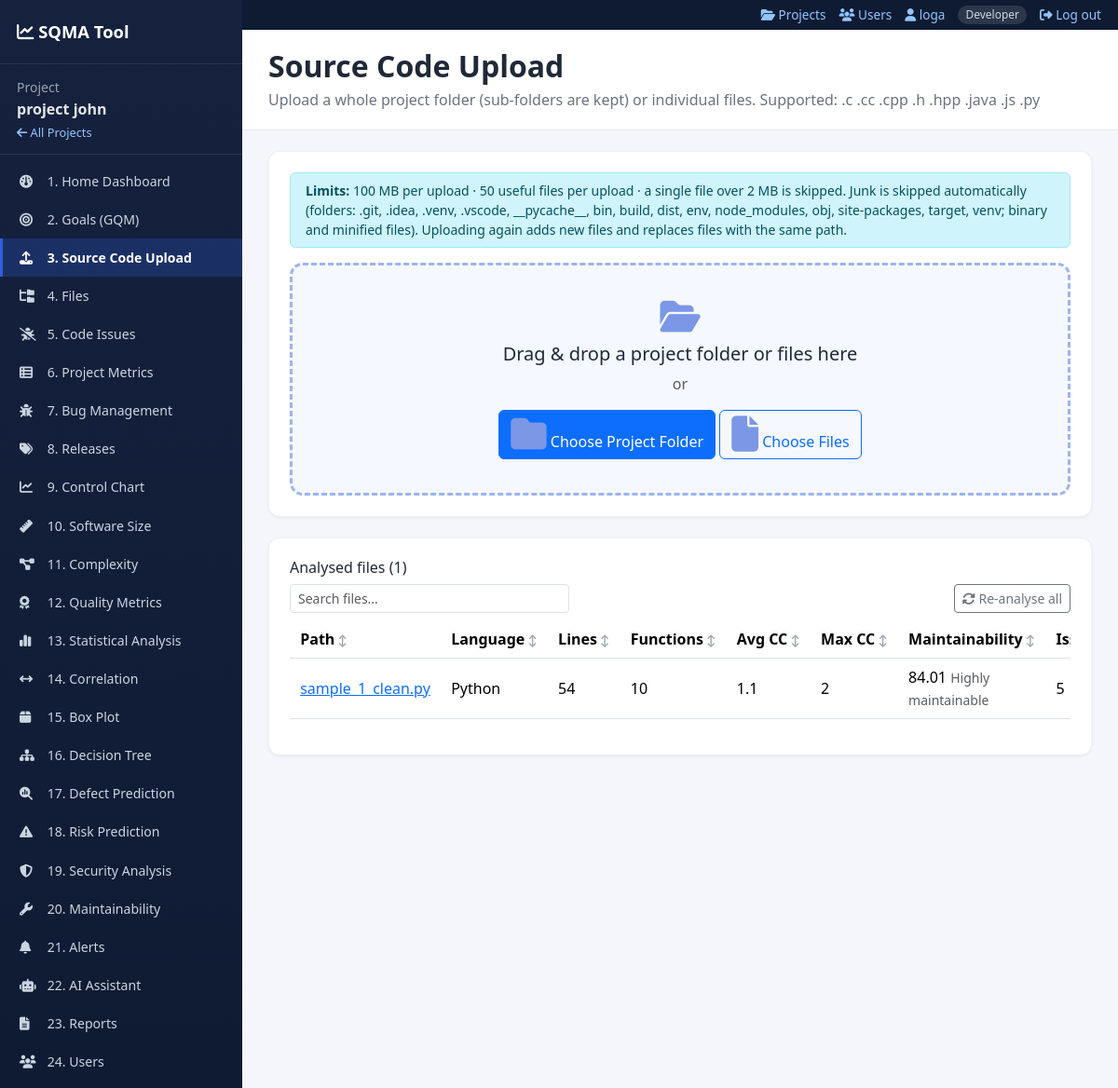
The app's page /project/1/upload (signed in) with its own data.
### models.py (models this page shows, shortened)
class Project(db.Model):
    __tablename__ = "project"
    id = db.Column(db.Integer, primary_key=True)
    name = db.Column(db.String(150), nullable=False)
    description = db.Column(db.Text, default="")
    created_at = db.Column(db.DateTime, default=utcnow)
    bugs = db.relationship("Bug", backref="project", cascade="all, delete-orphan")
    chat_messages = db.relationship("ChatMessage", backref="project", cascade="all, delete-orphan")
    releases = db.relationship("Release", backref="project", cascade="all, delete-orphan")
    code_files = db.relationship("CodeFile", backref="project", cascade="all, delete-orphan")
    analysis_runs = db.relationship("AnalysisRun", backref="project", cascade="all, delete-orphan")
    predictions = db.relationship("Prediction", backref="project", cascade="all, delete-orphan")
    alerts = db.relationship("Alert", backref="project", cascade="all, delete-orphan")

class User(db.Model):
    __tablename__ = "user"
    id = db.Column(db.Integer, primary_key=True)
    username = db.Column(db.String(40), unique=True, nullable=False)
    full_name = db.Column(db.String(120), default="")
    email = db.Column(db.String(160), default="")
    password_hash = db.Column(db.String(300), nullable=False)
    role = db.Column(db.String(20), default="Developer")          # Admin / Developer / Tester
    api_token = db.Column(db.String(80), unique=True, nullable=True)
    created_at = db.Column(db.DateTime, default=utcnow)
    @property
    def display_name(self):
        return self.full_name or self.username

class CodeFile(db.Model):
    __tablename__ = "code_file"
    id = db.Column(db.Integer, primary_key=True)
    project_id = db.Column(db.Integer, db.ForeignKey("project.id"), nullable=False)
    filename = db.Column(db.String(250), nullable=False)
    filepath = db.Column(db.String(400), nullable=False)
    loc = db.Column(db.Integer, default=0)
    uploaded_at = db.Column(db.DateTime, default=utcnow)
    relpath = db.Column(db.String(400), default="")            # path inside the project, e.g. src/app/main.py
    language = db.Column(db.String(20), default="Python")
    basic_metrics = db.Column(db.Boolean, default=False)       # True for Java/JS/C/C++ (basic metrics only)
    size_bytes = db.Column(db.Integer, default=0)
    comment_lines = db.Column(db.Integer, default=0)
    num_functions = db.Column(db.Integer, default=0)
    num_classes = db.Column(db.Integer, default=0)
    num_imports = db.Column(db.Integer, default=0)
    avg_cc = db.Column(db.Float, default=0)
    max_cc = db.Column(db.Integer, default=0)
    max_nesting = db.Column(db.Integer, default=0)
    mi_score = db.Column(db.Float, default=100)
    mi_band = db.Column(db.String(40), default="")
    issue_count = db.Column(db.Integer, default=0)
    high_issue_count = db.Column(db.Integer, default=0)
    security_count = db.Column(db.Integer, default=0)
    parse_error = db.Column(db.Text, default="")
    metrics = db.relationship("CodeMetric", backref="code_file", cascade="all, delete-orphan")
    issues = db.relationship("Issue", backref="code_file", cascade="all, delete-orphan")
    @property
    def folder(self):
        p = (self.relpath or self.filename).replace("\\", "/")
        return p.rsplit("/", 1)[0] if "/" in p else ""

### app.py (the view, shortened to what this page needs)
@app.route("/project/<int:project_id>/upload", methods=["GET", "POST"])
def upload_source(project_id):
    project = get_project_or_404(project_id)
    return render_template("upload.html", project=project, rows=file_rows(project_id), active="upload",
                           limits={"max_files": MAX_FILES, "max_mb": MAX_UPLOAD_BYTES // (1024 * 1024),
                                   "max_file_mb": MAX_FILE_BYTES // (1024 * 1024),
                                   "skip_dirs": sorted(SKIP_DIRS), "exts": sorted(SUPPORTED_EXTS)})

### templates/upload.html (shortened to what this page needs)
{% extends "base.html" %}
{% block content %}
<div class="page-header">
  <h2>Source Code Upload</h2>
  <p>Upload a whole project folder (sub-folders are kept) or individual files. Supported: {{ limits.exts|join(' ') }}</p>
</div>
<div class="page-body">
  <div class="panel">
    <div class="alert alert-info py-2 small">
      <b>Limits:</b> {{ limits.max_mb }} MB per upload &middot; {{ limits.max_files }} useful files per upload &middot; a single file over {{ limits.max_file_mb }} MB is skipped.
      Junk is skipped automatically (folders: {{ limits.skip_dirs|join(', ') }}; binary and minified files). Uploading again adds new files and replaces files with the same path.
    </div>
    <div id="dropzone" class="dropzone">
      <i class="fa-solid fa-folder-open"></i>
      <h5 class="mt-2">Drag &amp; drop a project folder or files here</h5>
      <p class="text-muted mb-3">or</p>
      <button type="button" class="btn btn-primary" id="btnFolder"><i class="fa-solid fa-folder"></i> Choose Project Folder</button>
      <button type="button" class="btn btn-outline-primary" id="btnFiles"><i class="fa-solid fa-file"></i> Choose Files</button>
    </div>
  </div>
  <div class="panel">
    <h6>Analysed files ({{ rows|length }})</h6>
    {% include "_files_table.html" %}
  </div>
</div>
{% endblock %}

### templates/base.html (shortened to what this page needs)
<!DOCTYPE html>
<html lang="en">
<head>
<link href="{{ url_for('static', filename='vendor/bootstrap/css/bootstrap.min.css') }}" rel="stylesheet">
<link href="{{ url_for('static', filename='vendor/fontawesome/css/all.min.css') }}" rel="stylesheet">
<link href="{{ url_for('static', filename='css/style.css') }}" rel="stylesheet">
</head>
<body>
<div class="d-flex">
  {% if project %}
  <nav class="sidebar d-print-none">
    <div class="sidebar-brand">
      <i class="fa-solid fa-chart-line"></i> SQMA Tool
    </div>
    <div class="sidebar-project">
      <small>Project</small>
      <div class="fw-bold text-truncate">{{ project.name }}</div>
      <a href="{{ url_for('index') }}" class="small-link"><i class="fa-solid fa-arrow-left"></i> All Projects</a>
    </div>
    <ul class="nav flex-column sidebar-nav">
      <li><a href="{{ url_for('dashboard', project_id=project.id) }}" class="{{ 'active' if active=='dashboard' }}"><i class="fa-solid fa-gauge"></i> 1. Home Dashboard</a></li>
      <li><a href="{{ url_for('goals_page', project_id=project.id) }}" class="{{ 'active' if active=='goals' }}"><i class="fa-solid fa-bullseye"></i> 2. Goals (GQM)</a></li>
      <li><a href="{{ url_for('upload_source', project_id=project.id) }}" class="{{ 'active' if active=='upload' }}"><i class="fa-solid fa-upload"></i> 3. Source Code Upload</a></li>
      <li><a href="{{ url_for('files.files_page', project_id=project.id) }}" class="{{ 'active' if active=='files' }}"><i class="fa-solid fa-folder-tree"></i> 4. Files</a></li>
      <li><a href="{{ url_for('files.issues_page', project_id=project.id) }}" class="{{ 'active' if active=='issues' }}"><i class="fa-solid fa-bug-slash"></i> 5. Code Issues</a></li>
      <li><a href="{{ url_for('files.project_metrics_page', project_id=project.id) }}" class="{{ 'active' if active=='project_metrics' }}"><i class="fa-solid fa-table-list"></i> 6. Project Metrics</a></li>
      <li><a href="{{ url_for('bugs.bug_list', project_id=project.id) }}" class="{{ 'active' if active=='bugs' }}"><i class="fa-solid fa-bug"></i> 7. Bug Management</a></li>
      <li><a href="{{ url_for('bugs.releases', project_id=project.id) }}" class="{{ 'active' if active=='releases' }}"><i class="fa-solid fa-tags"></i> 8. Releases</a></li>
      <li><a href="{{ url_for('control_chart_page', project_id=project.id) }}" class="{{ 'active' if active=='control_chart' }}"><i class="fa-solid fa-chart-line"></i> 9. Control Chart</a></li>
      <li><a href="{{ url_for('size_page', project_id=project.id) }}" class="{{ 'active' if active=='size' }}"><i class="fa-solid fa-ruler"></i> 10. Software Size</a></li>
      <li><a href="{{ url_for('complexity_page', project_id=project.id) }}" class="{{ 'active' if active=='complexity' }}"><i class="fa-solid fa-diagram-project"></i> 11. Complexity</a></li>
      <li><a href="{{ url_for('quality_page', project_id=project.id) }}" class="{{ 'active' if active=='quality' }}"><i class="fa-solid fa-award"></i> 12. Quality Metrics</a></li>
      <li><a href="{{ url_for('statistics_page', project_id=project.id) }}" class="{{ 'active' if active=='statistics' }}"><i class="fa-solid fa-chart-simple"></i> 13. Statistical Analysis</a></li>
      <li><a href="{{ url_for('correlation_page', project_id=project.id) }}" class="{{ 'active' if active=='correlation' }}"><i class="fa-solid fa-arrows-left-right"></i> 14. Correlation</a></li>
      <li><a href="{{ url_for('boxplot_page', project_id=project.id) }}" class="{{ 'active' if active=='boxplot' }}"><i class="fa-solid fa-box"></i> 15. Box Plot</a></li>
      <li><a href="{{ url_for('decision_tree_page', project_id=project.id) }}" class="{{ 'active' if active=='decision_tree' }}"><i class="fa-solid fa-sitemap"></i> 16. Decision Tree</a></li>
      <li><a href="{{ url_for('defect_prediction_page', project_id=project.id) }}" class="{{ 'active' if active=='defect_prediction' }}"><i class="fa-solid fa-magnifying-glass-chart"></i> 17. Defect Prediction</a></li>
      <li><a href="{{ url_for('risk_prediction_page', project_id=project.id) }}" class="{{ 'active' if active=='risk_prediction' }}"><i class="fa-solid fa-triangle-exclamation"></i> 18. Risk Prediction</a></li>
      <li><a href="{{ url_for('security_page', project_id=project.id) }}" class="{{ 'active' if active=='security' }}"><i class="fa-solid fa-shield-halved"></i> 19. Security Analysis</a></li>
      <li><a href="{{ url_for('maintainability_page', project_id=project.id) }}" class="{{ 'active' if active=='maintainability' }}"><i class="fa-solid fa-wrench"></i> 20. Maintainability</a></li>
      <li><a href="{{ url_for('alerts_page', project_id=project.id) }}" class="{{ 'active' if active=='alerts' }}"><i class="fa-solid fa-bell"></i> 21. Alerts</a></li>
      <li><a href="{{ url_for('ai.chat_page', project_id=project.id) }}" class="{{ 'active' if active=='ai' }}"><i class="fa-solid fa-robot"></i> 22. AI Assistant</a></li>
      <li><a href="{{ url_for('report_page', project_id=project.id) }}" class="{{ 'active' if active=='report' }}"><i class="fa-solid fa-file-lines"></i> 23. Reports</a></li>
      <li><a href="{{ url_for('auth.users', project=project.id) }}" class="{{ 'active' if active=='users' }}"><i class="fa-solid fa-users"></i> 24. Users</a></li>
    </ul>
  </nav>
  {% endif %}
  <div class="layout-col">
  {% if current_user %}
  <div class="topbar d-print-none">
    <a href="{{ url_for('index') }}"><i class="fa-solid fa-folder-open"></i> Projects</a>
    <a href="{{ url_for('auth.users') }}"><i class="fa-solid fa-users"></i> Users</a>
    <a href="{{ url_for('auth.profile') }}"><i class="fa-solid fa-user"></i> {{ current_user.display_name }}</a>
    <span class="role-pill">{{ current_user.role }}</span>
    <form method="POST" action="{{ url_for('auth.logout') }}" class="d-inline"><input type="hidden" name="csrf_token" value="{{ csrf_token() }}"><button class="link-btn"><i class="fa-solid fa-right-from-bracket"></i> Log out</button></form>
  </div>
  {% endif %}
  <main class="main-content {% if not project %}full-width{% endif %}">
    {% block content %}{% endblock %}
  </main>
  </div>
</div>
</body>
</html>

### templates/_files_table.html (shortened to what this page needs)
{% if rows %}
<div class="d-flex justify-content-between align-items-center flex-wrap gap-2 mb-2">
  <input type="search" id="fileSearch" class="form-control form-control-sm" style="max-width:300px" placeholder="Search files...">
  <form method="POST" action="{{ url_for('files.reanalyze_all', project_id=project.id) }}"><input type="hidden" name="csrf_token" value="{{ csrf_token() }}"><button class="btn btn-sm btn-outline-secondary"><i class="fa-solid fa-rotate"></i> Re-analyse all</button></form>
</div>
<div class="table-responsive">
<table class="table table-sm align-middle sortable" id="filesTable">
  <thead><tr><th data-sort="text">Path</th><th data-sort="text">Language</th><th data-sort="num">Lines</th><th data-sort="num">Functions</th>
    <th data-sort="num">Avg CC</th><th data-sort="num">Max CC</th><th data-sort="num">Maintainability</th><th data-sort="num">Issues</th><th data-sort="num">Risk</th><th></th></tr></thead>
  <tbody>
  {% for r in rows %}
    <tr>
      <td><a href="{{ url_for('files.file_detail', project_id=project.id, file_id=r.id) }}">{{ r.path }}</a></td>
      <td>{{ r.language }}{% if r.basic %} <span class="badge badge-info" title="Java/JavaScript/C/C++ use basic regex-based metrics">basic</span>{% endif %}</td>
      <td>{{ r.loc }}</td><td>{{ r.functions }}</td><td>{{ r.avg_cc }}</td><td>{{ r.max_cc }}</td>
      <td data-v="{{ r.mi }}">{{ r.mi }} <span class="small text-muted">{{ r.band }}</span></td>
      <td>{{ r.issues }}</td>
    </tr>
  {% endfor %}
  </tbody>
</table>
</div>
{% else %}
<div class="chart-empty"><i class="fa-solid fa-file-code"></i><span><b>No source files yet.</b><br>Upload a project folder or files on the Source Code Upload page.</span>
  <a class="btn btn-sm btn-primary" href="{{ url_for('upload_source', project_id=project.id) }}">Go to upload</a></div>
{% endif %}

### records on screen
Project: name "project john"
User: display_name "loga", role "Developer"
CodeFile: path "sample_1_clean.py", language "Python", loc "54", functions "10", avg_cc "1.1", max_cc "2", mi "84.01", band "Highly maintainable", issues "5"

### other values on screen
{{ limits.exts|join(' ') }} ".c .cc .cpp .h .hpp .java .js .py"
{{ limits.max_mb }} "100"
{{ limits.max_files }} "50"
{{ limits.max_file_mb }} "2"
{{ limits.skip_dirs|join(', ') }} ".git, .idea, .venv, .vscode, __pycache__, bin, build, dist, env, node_modules, obj, site-packages, target, venv"
{{ rows|length }} "1"
